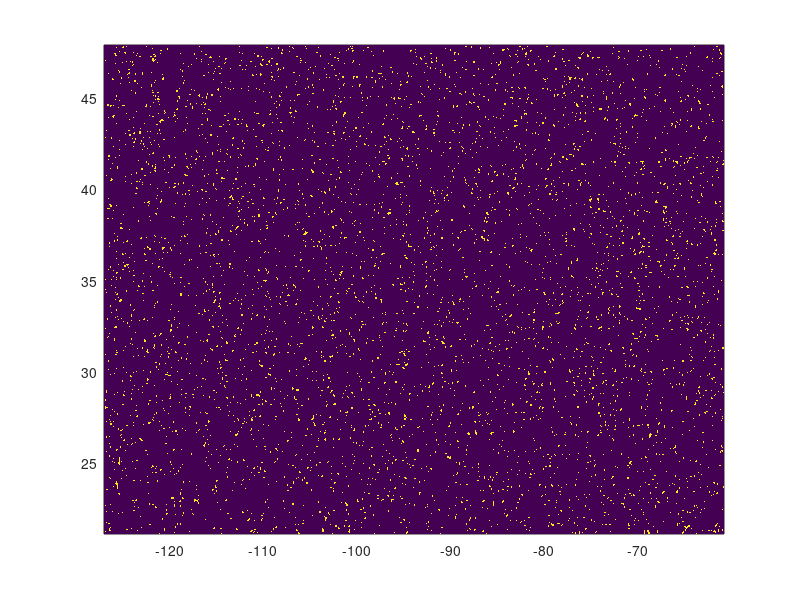

MATLAB code to generate this figure:
clear all;
close all;
[x2,y2]=meshgrid(47.9:-0.0253:47.9-0.0253*1058,-127:0.0407:-127+0.0407*1626);
% indcirc=zeros(1627,1059);
nbfcst = 1e3+8e3*rand(1627,1059);
nbobs = 1e3+8e3*rand(1627,1059);
save('nbfcst.dat','nbfcst');
save('nbobs.dat','nbobs');


% randnum=rand(1627,1059);
indcirc=medfilt2(nbfcst>6.5e3,[5 5]);

% for i=1:1627
%     for j=1:1059
%         if sqrt((x2(800,500)-x2(i,j))^2+(y2(800,500)-y2(i,j))^2)>=2
%             indcirc(i,j)=1;
%         else
%             indcirc(i,j)=0;
%         end
%     end
% end
fig=figure;
set(fig,'Position',[100 100 1200 500]);
pcolor(y2,x2,double(indcirc))
shading flat
% axis square